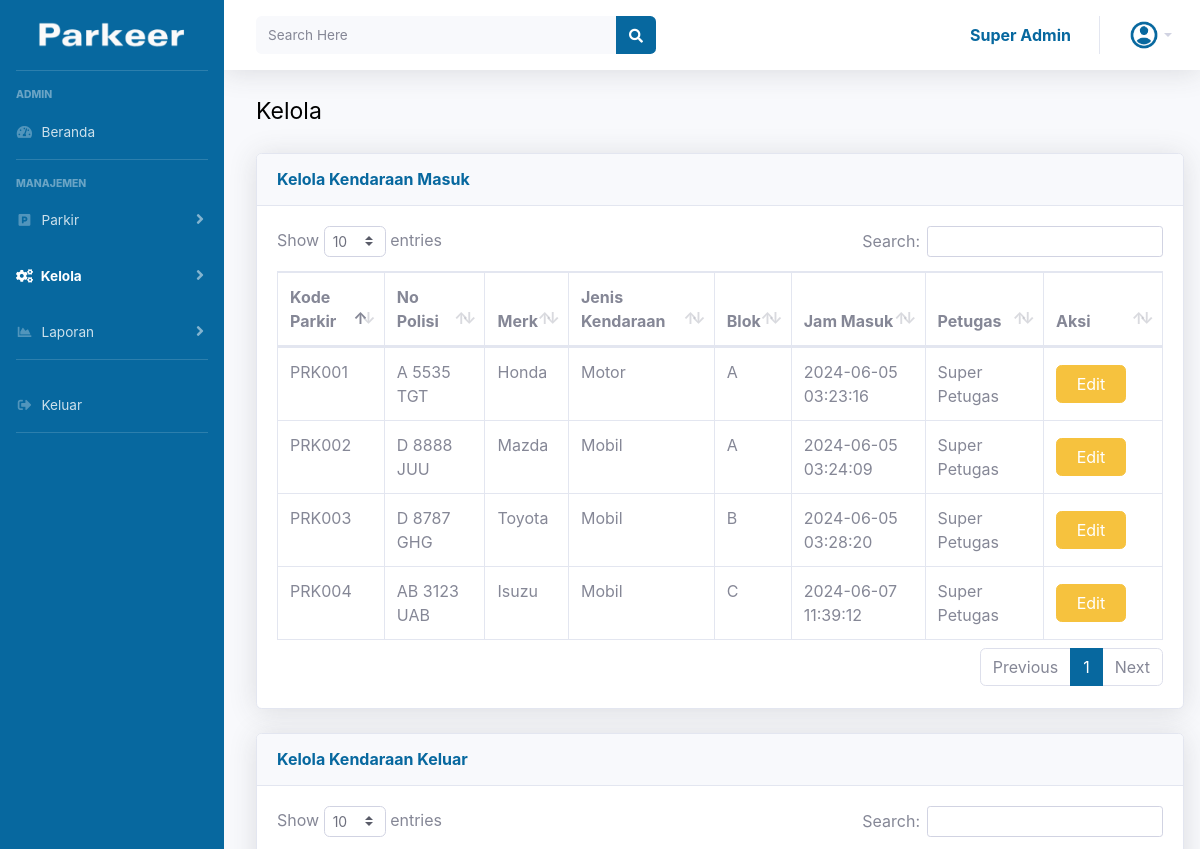
/app/admin/kelola_kendaraan.php (signed in, upper part), run on an earlier commit of the app's database.
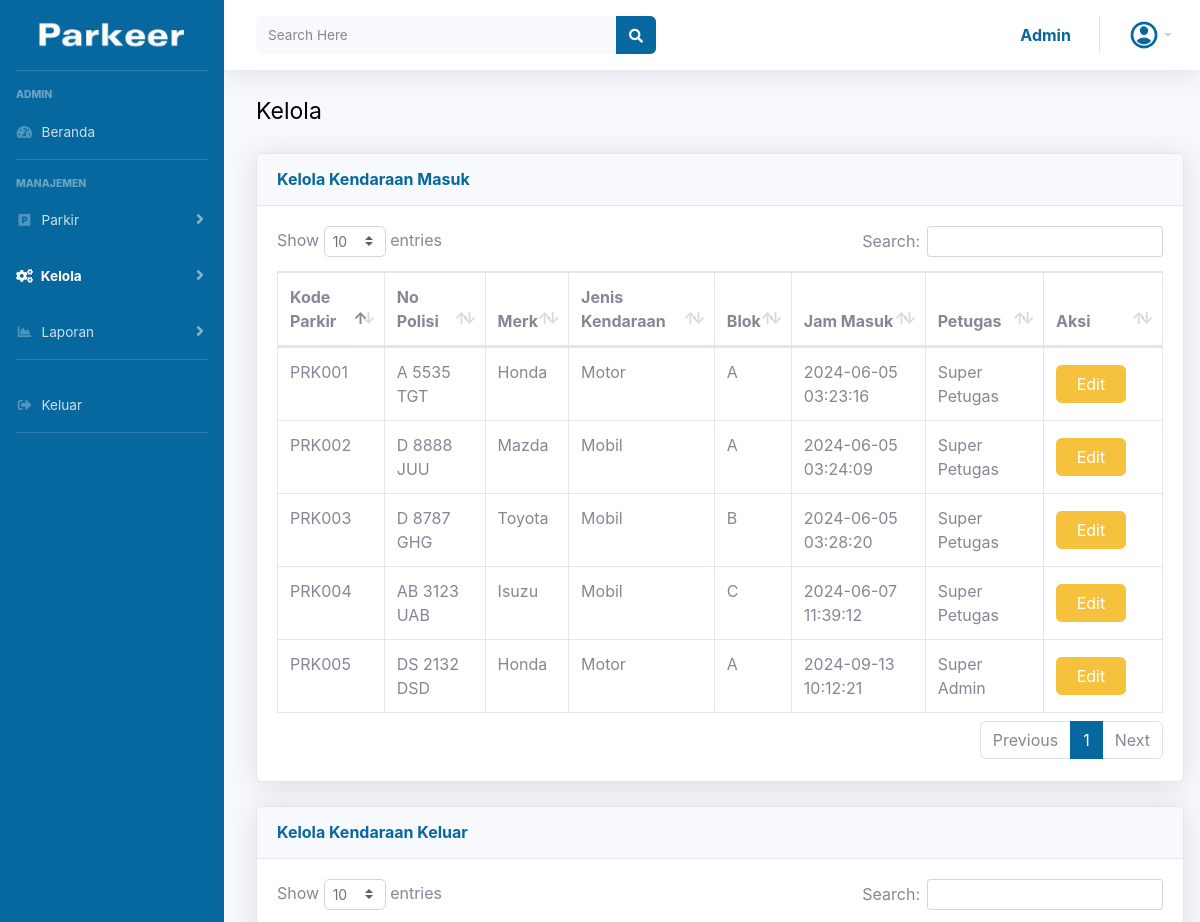
And on a later commit of the database.
### tables this page shows
CREATE TABLE `tbpengendara_masuk` (
  `id_parkir` varchar(40) NOT NULL,
  `No_Polisi` varchar(40) NOT NULL,
  `Merk` varchar(40) NOT NULL,
  `Jenis` varchar(40) NOT NULL,
  `Blok` varchar(40) NOT NULL,
  `Jam_Masuk` timestamp NOT NULL DEFAULT current_timestamp() ON UPDATE current_timestamp(),
  `Petugas` varchar(40) NOT NULL
);

### app/admin/kelola_kendaraan.php (the view, shortened to what the changed rows need)
<?php
include '../../config.php';
?>
<!DOCTYPE html>
<html lang="en">
<head>
    <link href="../../vendor/fontawesome-free/css/all.min.css" rel="stylesheet" type="text/css">
    <link href="../../vendor/bootstrap/css/bootstrap.min.css" rel="stylesheet">
    <link rel="stylesheet" href="../../vendor/bootstrap/css/my.css">
    <link href="../../vendor/datatables/dataTables.bootstrap4.min.css" rel="stylesheet">
    <link href="../../vendor/datatables/dataTables.bootstrap4.min.css" rel="stylesheet">
</head>
<body id="page-top">
    <div id="wrapper">
        <div id="content-wrapper" class="d-flex flex-column">
            <div id="content">
                <nav class="navbar navbar-expand navbar-light bg-white topbar mb-4 static-top shadow">
                    <ul class="navbar-nav ml-auto">
                        <li class="nav-item dropdown no-arrow">
                            <a class="nav-link dropdown-toggle">
                                <span class="d-none d-lg-inline namaAdmin">
                                    <?= $_SESSION['admin']; ?>
                                </span>
                            </a>
                        </li>
                    </ul>
                </nav>
                <div class="container ml-2">
                    <div class="card shadow mb-4">
                        <div class="card-body">
                            <div class="table-responsive">
                                <table class="table table-bordered" id="dataTable" width="100%" cellspacing="0">
                                    <thead>
                                        <tr>
                                            <th>Kode Parkir</th>
                                            <th>No Polisi</th>
                                            <th>Merk</th>
                                            <th>Jenis Kendaraan</th>
                                            <th>Blok</th>
                                            <th>Jam Masuk</th>
                                            <th>Petugas</th>
                                            <th>Aksi</th>
                                        </tr>
                                    </thead>
                                    <tbody id="hasilPencarian">
                                        <?php
                                        $sql = "SELECT * FROM tbpengendara_masuk";
                                        $query = mysqli_query($conn, $sql);
                                        while ($pengendara = mysqli_fetch_array($query)) {
                                            echo "<tr>";
                                            echo "<td>" . $pengendara['id_parkir'] . "</td>";
                                            echo "<td>" . $pengendara['No_Polisi'] . "</td>";
                                            echo "<td>" . $pengendara['Merk'] . "</td>";
                                            echo "<td>" . $pengendara['Jenis'] . "</td>";
                                            echo "<td>" . $pengendara['Blok'] . "</td>";
                                            echo "<td>" . $pengendara['Jam_Masuk'] . "</td>";
                                            echo "<td>" . $pengendara['Petugas'] . "</td>";
                                            echo "<td class='text-center align-middle'>";
                                            echo "<div class='d-flex justify-content-center'>";
                                            echo "<a href='crud/edit_kendaraan_masuk.php?id_parkir=" . $pengendara['id_parkir'] . "' class='btn btn-warning mr-4 btnedit'>Edit</a>";
                                            echo "</div>";
                                            echo "</td>";
                                            echo "</tr>";
                                        }
                                        ?>
                                    </tbody>
                                </table>
                            </div>
                        </div>
                    </div>
                    <div class="card shadow mb-4">
                        <div class="card-body">
                            <div class="table-responsive">
                                <table class="table table-bordered" id="dataTable2" width="100%" cellspacing="0">
                                    <thead>
                                    </thead>
                                </table>
                            </div>
                        </div>
                    </div>
                </div>
            </div>
        </div>
</body>
</html>

What changed in the data, as far as the page shows it:
added tbpengendara_masuk: id_parkir "PRK005", No_Polisi "DS 2132 DSD", Merk "Honda", Jenis "Motor", Blok "A", Jam_Masuk "2024-09-13 10:12:21", Petugas "Super Admin"
Also different on the page:
$_SESSION['admin']: "Super Admin" → "Admin"
